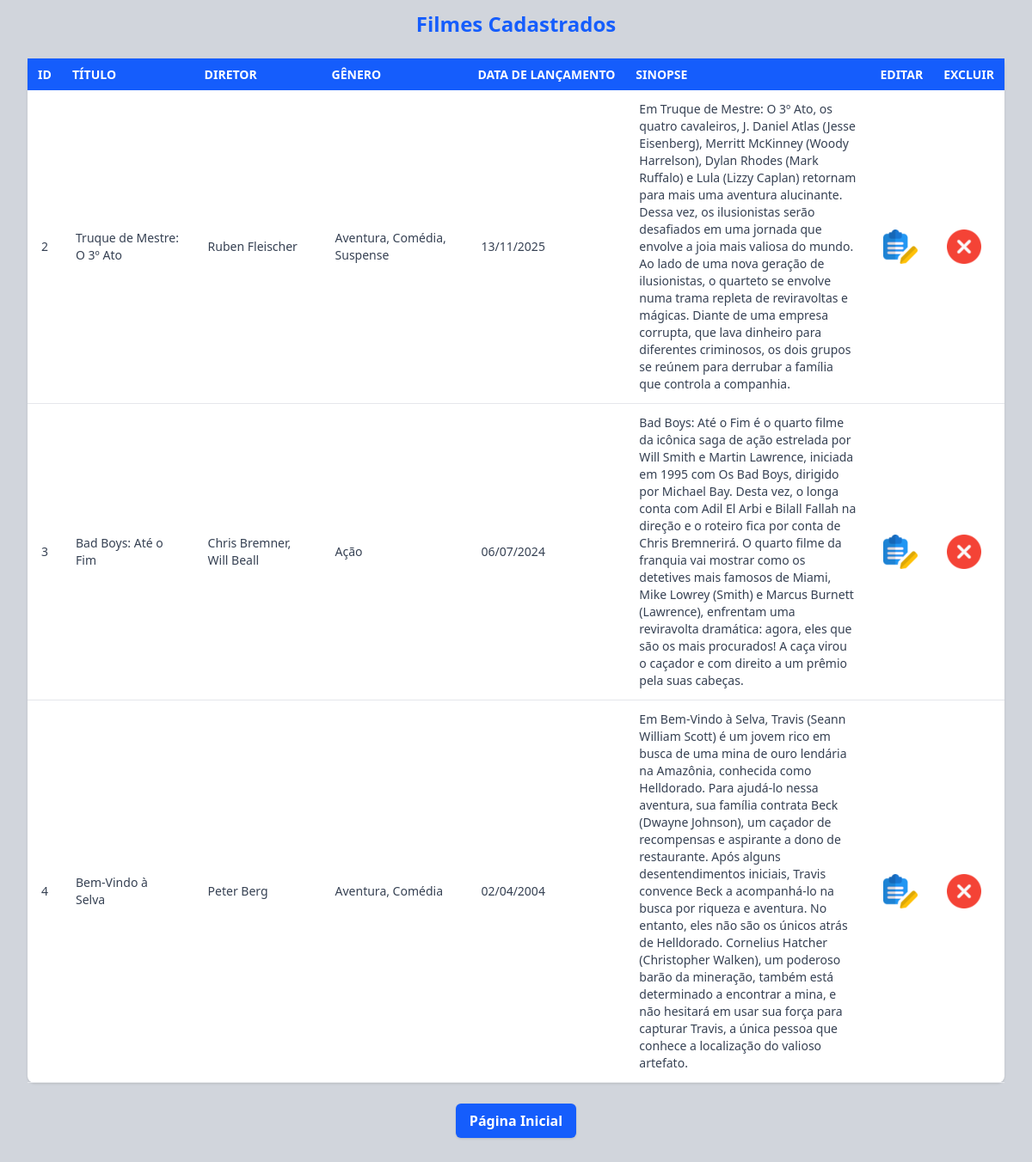
/src/php/listafilmes.php, run on the app's committed database.
### tables this page shows
CREATE TABLE `filmes` (
  `id` int NOT NULL AUTO_INCREMENT,
  `titulo` varchar(100) NOT NULL,
  `diretor` varchar(100) NOT NULL,
  `genero` varchar(100) NOT NULL,
  `dataLancamentoFilme` int NOT NULL,
  `sinopseFilme` varchar(5000) NOT NULL,
  PRIMARY KEY (`id`)
);

### src/php/listafilmes.php (the view, shortened to what this page needs)
<!DOCTYPE html>
<html lang="pt-br">
<head>
    <link rel="stylesheet" href="../../src/css/output.css">
</head>
<body class="bg-gray-300">
    <h1 class="text-center text-blue-600 font-bold mt-3 text-2xl">Filmes Cadastrados</h1>
    <div class="w-full max-w-6xl mx-auto mt-6 px-2">
         <div class="hidden md:block bg-white rounded-lg shadow">
            <table class="w-full table-auto">
                <thead>
                    <tr class="bg-blue-600 text-white uppercase text-xs sm:text-sm leading-normal">
                        <th class="py-2 px-3 text-left whitespace-nowrap">ID</th>
                        <th class="py-2 px-3 text-left whitespace-nowrap">Título</th>
                        <th class="py-2 px-3 text-left whitespace-nowrap">Diretor</th>
                        <th class="py-2 px-3 text-left whitespace-nowrap">Gênero</th>
                        <th class="py-2 px-3 text-left whitespace-nowrap">Data de Lançamento</th>
                        <th class="py-2 px-3 text-left whitespace-nowrap">Sinopse</th>
                        <th class="py-2 px-3 text-left whitespace-nowrap">Editar</th>
                        <th class="py-2 px-3 text-left whitespace-nowrap">Excluir</th>
                    </tr>
                </thead>
                <tbody class="text-gray-700 text-sm font-light">
                    <?php
                    include('conexao.php');
                    $sql = "SELECT id, titulo, diretor, genero, dataLancamentoFilme, sinopseFilme FROM filmes ORDER BY id ASC";
                    $result = $conn->query($sql);
                    if ($result->num_rows > 0) {
                        while($row = $result->fetch_assoc()) {
                            $dataFormatada = date("d/m/Y", $row['dataLancamentoFilme']);
                            $sinopse = htmlspecialchars($row['sinopseFilme']);
                            echo "<tr class='border-b border-gray-200 hover:bg-gray-100'>";
                            echo "<td class='py-3 px-4 whitespace-nowrap'>{$row['id']}</td>";
                            echo "<td class='py-3 px-4 break-words max-w-xs'>{$row['titulo']}</td>";
                            echo "<td class='py-3 px-4 break-words max-w-xs'>{$row['diretor']}</td>";
                            echo "<td class='py-3 px-4 break-words max-w-xs'>{$row['genero']}</td>";
                            echo "<td class='py-3 px-4 whitespace-nowrap'>{$dataFormatada}</td>";
                            echo "<td class='py-3 px-4 break-words max-w-sm'>{$sinopse}</td>";
                            echo "<td class='py-8 px-4'><a href='alterarfilme.php?id={$row["id"]}'><img src='../../src/img/edit.png' alt='Editar'></a></td>";
                            echo "<td class='py-8 px-4'><a href='deletefilme.php?id={$row["id"]}'><img src='../../src/img/remove.png' alt='Remover'></a></td>";
                            echo "</tr>";
                        }
                    } else {
                        echo "<tr><td colspan='8' class='py-3 px-4 text-center'>Nenhum registro encontrado.</td></tr>";
                    }
                    ?>
                </tbody>
            </table>
         </div>
    </div>
    <div class="w-full flex justify-center mt-6 mb-10">
        <a href="../../index.php"
           class="bg-blue-600 text-white font-semibold py-2 px-4 rounded-md shadow hover:bg-blue-700 transition">
            Página Inicial
        </a>
    </div>
</body>
</html>

### data on the page
filmes: id "2", titulo "Truque de Mestre: O 3º Ato", diretor "Ruben Fleischer", genero "Aventura, Comédia, Suspense", dataLancamentoFilme "13/11/2025", sinopseFilme "Em Truque de Mestre: O 3º Ato, os quatro cavaleiros, J. Daniel Atlas (Jesse Eisenberg), Merritt McKinney (Woody Harrelson), Dylan Rhodes (Mark Ruffalo) e Lula (Lizzy Caplan) retornam para mais uma aventura alucinante. Dessa vez, os ilusionistas serão desafiados em uma jornada que envolve a joia mais valiosa do mundo. Ao lado de uma nova geração de ilusionistas, o quarteto se envolve numa trama repleta de reviravoltas e mágicas. Diante de uma empresa corrupta, que lava dinheiro para diferentes criminosos, os dois grupos se reúnem para derrubar a família que controla a companhia."
filmes: id "3", titulo "Bad Boys: Até o Fim", diretor "Chris Bremner, Will Beall", genero "Ação", dataLancamentoFilme "06/07/2024", sinopseFilme "Bad Boys: Até o Fim é o quarto filme da icônica saga de ação estrelada por Will Smith e Martin Lawrence, iniciada em 1995 com Os Bad Boys, dirigido por Michael Bay. Desta vez, o longa conta com Adil El Arbi e Bilall Fallah na direção e o roteiro fica por conta de Chris Bremnerirá. O quarto filme da franquia vai mostrar como os detetives mais famosos de Miami, Mike Lowrey (Smith) e Marcus Burnett (Lawrence), enfrentam uma reviravolta dramática: agora, eles que são os mais procurados! A caça virou o caçador e com direito a um prêmio pela suas cabeças."
filmes: id "4", titulo "Bem-Vindo à Selva", diretor "Peter Berg", genero "Aventura, Comédia", dataLancamentoFilme "02/04/2004", sinopseFilme "Em Bem-Vindo à Selva, Travis (Seann William Scott) é um jovem rico em busca de uma mina de ouro lendária na Amazônia, conhecida como Helldorado. Para ajudá-lo nessa aventura, sua família contrata Beck (Dwayne Johnson), um caçador de recompensas e aspirante a dono de restaurante. Após alguns desentendimentos iniciais, Travis convence Beck a acompanhá-lo na busca por riqueza e aventura. No entanto, eles não são os únicos atrás de Helldorado. Cornelius Hatcher (Christopher Walken), um poderoso barão da mineração, também está determinado a encontrar a mina, e não hesitará em usar sua força para capturar Travis, a única pessoa que conhece a localização do valioso artefato."
